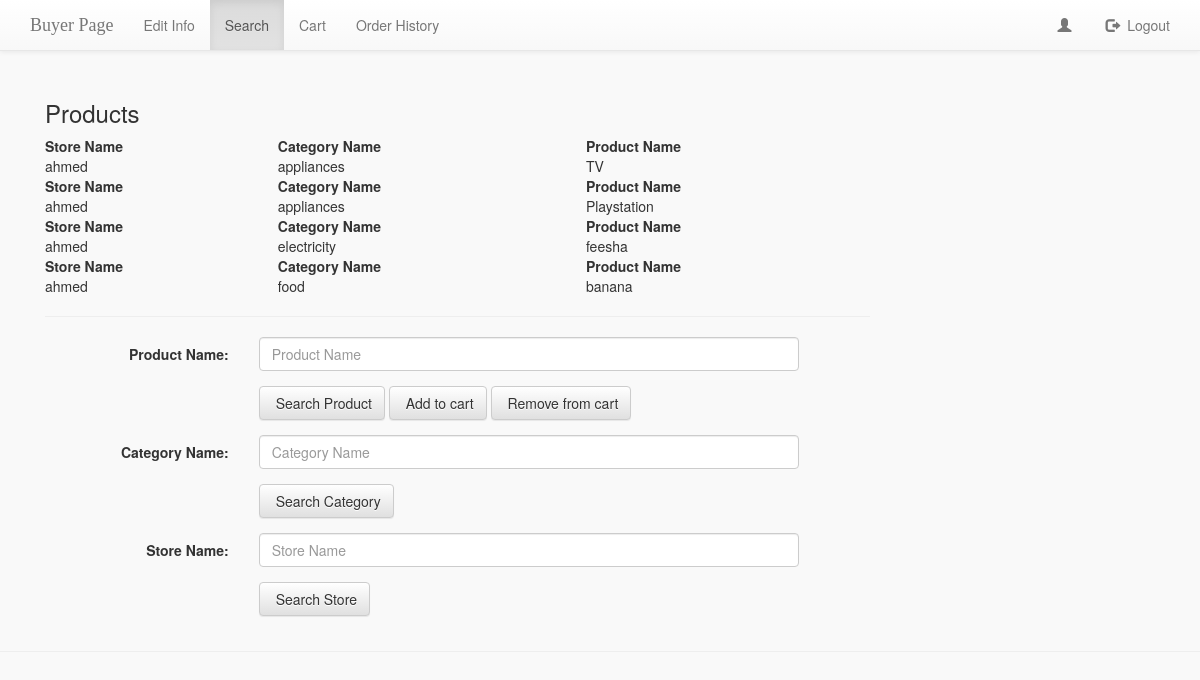
Before: /search.php (signed in) with the older database file.
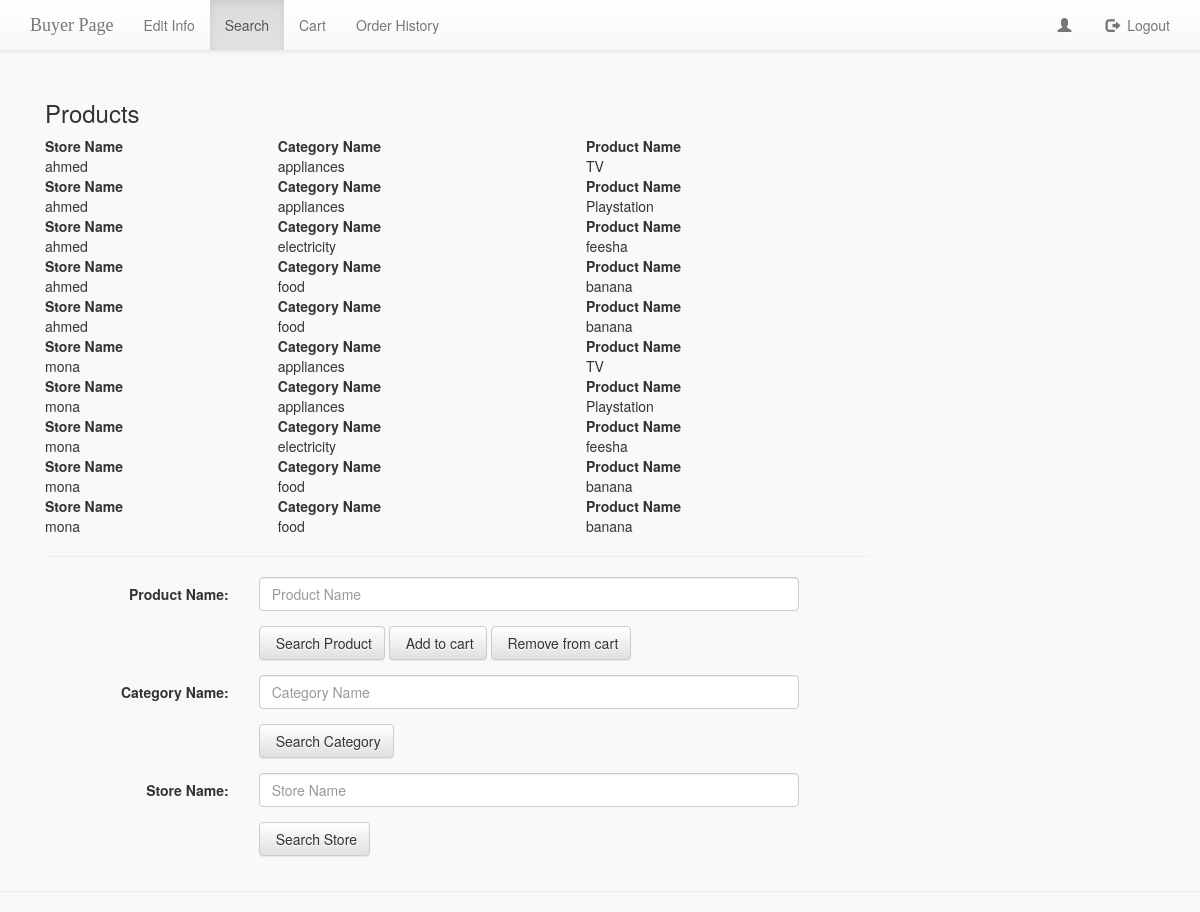
After: the same page with the newer database file.
### tables this page shows
CREATE TABLE `product` (
  `productID` int(11) NOT NULL,
  `categoryID` int(11) DEFAULT NULL,
  `sellerID` int(11) DEFAULT NULL,
  `productName` varchar(25) DEFAULT NULL
);

CREATE TABLE `store` (
  `storeID` int(11) NOT NULL,
  `storeName` varchar(15) NOT NULL,
  `sellerID` int(11) DEFAULT NULL
);

CREATE TABLE `category` (
  `categoryID` int(11) NOT NULL,
  `catName` varchar(15) NOT NULL,
  `storeID` int(11) DEFAULT NULL,
  `sellerID` int(11) DEFAULT NULL
);

### search.php (the view, shortened to what this page needs)
<?php
	include_once 'dbconnect.php';
	$products=$DBcon->query("SELECT C.catName, S.storeName, P.productID, P.productName FROM product P, category C, store S Where P.categoryID = C.categoryID;");
?>
<!DOCTYPE html PUBLIC "-//W3C//DTD XHTML 1.0 Transitional//EN" "http://www.w3.org/TR/xhtml1/DTD/xhtml1-transitional.dtd">
<html xmlns="http://www.w3.org/1999/xhtml">
<head>
<link href="bootstrap/css/bootstrap.min.css" rel="stylesheet" media="screen">
<link href="bootstrap/css/bootstrap-theme.min.css" rel="stylesheet" media="screen">
<link rel="stylesheet" href="style.css" type="text/css" />
</head>
<body>
<div class="container">
    <nav class="navbar navbar-default navbar-fixed-top">
      <div class="container">
        <div class="navbar-header">
          <a class="navbar-brand">Buyer Page</a>
        </div>
        <div id="navbar" class="navbar-collapse collapse">
          <ul class="nav navbar-nav">
            <li><a href="../change.php?bs=b">Edit Info</a></li>
            <li class="active"><a href="../search.php">Search</a></li>
            <li><a href="../cart.php">Cart</a></li>
            <li><a href="../orderHistory.php">Order History</a></li>
          </ul>
          <ul class="nav navbar-nav navbar-right">
            <li><a href="../buye.php"><span class="glyphicon glyphicon-user"></span>&nbsp; </a></li>
            <li><a href="logout.php?logout"><span class="glyphicon glyphicon-log-out"></span>&nbsp; Logout</a></li>
          </ul>
        </div>
      </div>
    </nav>
	<br><br></br></br>
      <div class="col-md-9 personal-info">
        <h3>Products</h3>
        <form class="form-horizontal" role="form" method="post">
		  <?php
			echo "<table style='width:100%'>";
			while($row = mysqli_fetch_assoc($products)){
				echo "<tr><th>Store Name</th><th>Category Name</th><th>Product Name</th></tr><tr><td>" . $row['storeName'] . "</td><td>" . $row['catName'] . "</td><td>" . $row['productName'] . "</td></tr>";
			}
			echo "</table>";
		  ?>
		  <hr>
		  <div class="form-group">
			<label class="col-lg-3 control-label">Product Name:</label>
			<div class="col-lg-8">
			  <input class="form-control" type="text" placeholder="Product Name" name="productName">
			</div>
		  </div>
		  <div class="form-group">
			<label class="col-md-3 control-label"></label>
			<div class="col-md-8">
			  <button type="submit" class="btn btn-default" name="btn-search">
			  <span class="glyphicon glyphicon-save-changes"></span> Search Product
			  </button>
			   <button type="submit" class="btn btn-default" name="btn-add">
			  <span class="glyphicon glyphicon-save-changes"></span> Add to cart
			  </button>
			   <button type="submit" class="btn btn-default" name="btn-remove">
			  <span class="glyphicon glyphicon-save-changes"></span> Remove from cart
			  </button>
			</div>
		  </div>
		   <div class="form-group">
			<label class="col-lg-3 control-label">Category Name:</label>
			<div class="col-lg-8">
			  <input class="form-control" type="text" placeholder="Category Name" name="catName">
			</div>
		  </div>
		  <div class="form-group">
			<label class="col-md-3 control-label"></label>
			<div class="col-md-8">
			  <button type="submit" class="btn btn-default" name="btn-category">
			  <span class="glyphicon glyphicon-save-changes"></span> Search Category
			  </button>
			</div>
		  </div>
		   <div class="form-group">
			<label class="col-lg-3 control-label">Store Name:</label>
			<div class="col-lg-8">
			  <input class="form-control" type="text" placeholder="Store Name" name="storeName">
			</div>
		  </div>
		  <div class="form-group">
			<label class="col-md-3 control-label"></label>
			<div class="col-md-8">
			  <button type="submit" class="btn btn-default" name="btn-store">
			  <span class="glyphicon glyphicon-save-changes"></span> Search Store
			  </button>
			</div>
		  </div>
        </form>
      </div>
  </div>
<hr>
</body>
</html>

### style.css (style rules this page uses)
body { background:#f9f9f9; }
.navbar-brand { font-family:"Lucida Handwriting"; }

Changed rows visible on the page:
now on one of the page's lists (row unchanged): product: store.storeName "mona", categoryID.catName "appliances", productName "TV"
now on one of the page's lists (row unchanged): product: store.storeName "mona", categoryID.catName "appliances", productName "Playstation"
now on one of the page's lists (row unchanged): product: store.storeName "mona", categoryID.catName "electricity", productName "feesha"
now on one of the page's lists (row unchanged): product: store.storeName "mona", categoryID.catName "food", productName "banana"
added product: store.storeName "ahmed", categoryID.catName "food", productName "banana", store.storeName "mona"
